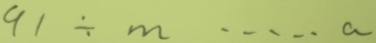
#> input picture notebooks/samples/HME100K/train_112177.jpg, 376 x 43 px
$ python -i img_preprocessing.py   (imports and definitions only)   (older library calls are emulated)
#> lines starting #> are read from the running program, lines starting #| are printed output that depends on the picture; after the words box and inside, x2 and y2 are one past the last pixel; in counts of white or black regions, pixels touching at a corner belong together
#> further down, picture is the input picture: shape (43, 376, 3); mean B, G, R 118.5, 193.9, 181.8
import cv2
import numpy as np
from skimage import exposure
import matplotlib.pyplot as plt

# RESIZE AND PAD

def resize_and_pad(img, target_width=400, target_height=96, pad_value=255):
    h, w = img.shape[:2]
    scale = min(target_width / w, target_height / h)
    new_w, new_h = int(w * scale), int(h * scale)
    resized = cv2.resize(img, (new_w, new_h), interpolation=cv2.INTER_AREA)
    canvas = np.full((target_height, target_width), pad_value, dtype=np.uint8)
    top = (target_height - new_h) // 2
    left = (target_width - new_w) // 2
    canvas[top:top+new_h, left:left+new_w] = resized
    return canvas

# BINARIZATION METHODS

def sauvola_binarize(img, window=35, k=0.20, R=128):
    img_f = img.astype(np.float32)
    mean = cv2.boxFilter(img_f, -1, (window, window))
    sqmean = cv2.boxFilter(img_f * img_f, -1, (window, window))
    var = sqmean - mean**2
    std = np.sqrt(np.maximum(var, 0))
    thresh = mean * (1 + k * ((std / R) - 1))
    return ((img_f > thresh).astype(np.uint8) * 255)

def adaptive_gaussian_binarize(img, blockSize=21, C=8):
    return cv2.adaptiveThreshold(img, 255, cv2.ADAPTIVE_THRESH_GAUSSIAN_C,
                                 cv2.THRESH_BINARY, blockSize, C)

# BLACK BORDER REMOVAL

def remove_black_border(img):
    """
    Removes black frame in binary images (0/255)
    """
    assert img.ndim == 2
    inv = 255 - img
    coords = cv2.findNonZero(inv)
    if coords is None:
        return img
    x, y, w, h = cv2.boundingRect(coords)
    return img[y:y+h, x:x+w]

# PERSPECTIVE CORRECTION

def order_points(pts):
    rect = np.zeros((4,2), dtype="float32")
    s = pts.sum(axis=1)
    diff = np.diff(pts, axis=1)
    rect[0] = pts[np.argmin(s)]
    rect[2] = pts[np.argmax(s)]
    rect[1] = pts[np.argmin(diff)]
    rect[3] = pts[np.argmax(diff)]
    return rect

def correct_perspective(img):
    if img.ndim == 3:
        gray = cv2.cvtColor(img, cv2.COLOR_BGR2GRAY)
    else:
        gray = img
    blur = cv2.GaussianBlur(gray, (5,5), 0)
    _, thresh = cv2.threshold(blur, 0, 255, cv2.THRESH_BINARY + cv2.THRESH_OTSU)
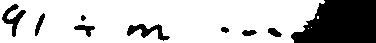
#> thresh: shape (43, 376); 75.7% white; 9 black regions
    contours,_ = cv2.findContours(thresh, cv2.RETR_EXTERNAL, cv2.CHAIN_APPROX_SIMPLE)
#> contours = 4 contours, 3 with area under 20; largest, box (x1, y1, x2, y2) and area: (0, 0, 325, 43) 12884
    if not contours:
        return gray
    c = max(contours, key=cv2.contourArea)
#> c = contour of 34 points, box (x1, y1, x2, y2) (0, 0, 325, 43), area 12884
    peri = cv2.arcLength(c, True)
#> peri = 732.2
    approx = cv2.approxPolyDP(c, 0.02*peri, True)
#> approx = [[0, 42], [293, 42], [324, 1], [0, 0]]
    if len(approx) != 4:
        return gray
    pts = approx.reshape(4,2)
#> pts = [[0, 42], [293, 42], [324, 1], [0, 0]]
    rect = order_points(pts)
#> in order_points, `s = pts.sum(axis=1)`: s = [42, 335, 325, 0]
#> in order_points, `diff = np.diff(pts, axis=1)`: diff = [42, -251, -323, 0]
#> rect = [[0, 0], [324, 1], [293, 42], [0, 42]]
    (tl,tr,br,bl) = rect
#> tl = [0, 0]; tr = [324, 1]; br = [293, 42]; bl = [0, 42]
    widthA = np.linalg.norm(br-bl)
#> widthA = 293
    widthB = np.linalg.norm(tr-tl)
#> widthB = 324
    heightA = np.linalg.norm(tr-br)
#> heightA = 51.4
    heightB = np.linalg.norm(tl-bl)
#> heightB = 42
    maxW, maxH = int(max(widthA, widthB)), int(max(heightA, heightB))
#> maxW = 324; maxH = 51
    dst = np.array([[0,0],[maxW-1,0],[maxW-1,maxH-1],[0,maxH-1]], dtype=np.float32)
#> dst = [[0, 0], [323, 0], [323, 50], [0, 50]]
    M = cv2.getPerspectiveTransform(rect, dst)
#> M = [[0.973, 0, 0], [-0.00332, 1.07, 0], [-6.63e-05, -0.00233, 1]]
    return cv2.warpPerspective(gray, M, (maxW, maxH))

# PREPROCESSING VARIANTS (BINARY ONLY)

def preprocess_variant_soft(img, W=400, H=96):
#> called with W = 400, H = 96
    sm = cv2.GaussianBlur(img, (3,3), 0)
    binary = sauvola_binarize(sm, window=35, k=0.15)
#> in sauvola_binarize, `return ((img_f > thresh).astype(np.uint8) * 255)`: returned value: shape (51, 324); 95.5% white; 10 black regions (2 under 20 px), largest, box (x1, y1, x2, y2) and area: (136, 28, 182, 47) 258, (3, 5, 25, 42) 194, (37, 16, 45, 41) 70
    return resize_and_pad(binary, W, H)

def preprocess_variant_hard(img, W=400, H=96):
    binary = adaptive_gaussian_binarize(img, blockSize=21, C=8)
#> in adaptive_gaussian_binarize, `return cv2.adaptiveThreshold(img, 255, cv2.ADAPTIVE_THRESH_GAUSSIAN_C,..`:
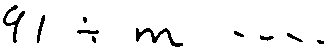
#> returned value: shape (51, 324); 94.9% white; 10 black regions, largest, box (x1, y1, x2, y2) and area: (136, 28, 183, 47) 264, (3, 5, 25, 43) 218, (37, 15, 45, 43) 89
    if np.mean(binary) < 128:
        binary = 255 - binary
    binary = remove_black_border(binary)
#> in remove_black_border, `coords = cv2.findNonZero(inv)`: coords = contour of 836 points, box (x1, y1, x2, y2) (3, 5, 324, 47), area 594
#> in remove_black_border, `x, y, w, h = cv2.boundingRect(coords)`: x = 3; y = 5; w = 321; h = 42
#> in remove_black_border, `return img[y:y+h, x:x+w]`: returned value: shape (42, 321); 93.8% white; 10 black regions, largest, box (x1, y1, x2, y2) and area: (133, 23, 180, 42) 264, (0, 0, 22, 38) 218, (34, 10, 42, 38) 89
    k = np.ones((2,2), np.uint8)
    cleaned = cv2.morphologyEx(binary, cv2.MORPH_CLOSE, k)
#> cleaned: shape (42, 321); 93.8% white; 10 black regions (1 under 20 px), largest, box (x1, y1, x2, y2) and area: (134, 24, 181, 42) 258, (0, 0, 23, 39) 226, (35, 11, 43, 39) 89
    cleaned = cv2.morphologyEx(cleaned, cv2.MORPH_OPEN, k)
#> cleaned: shape (42, 321); 93.9% white; 10 black regions (1 under 20 px), largest, box (x1, y1, x2, y2) and area: (135, 25, 182, 42) 248, (0, 0, 24, 40) 234, (36, 12, 44, 40) 89
    return resize_and_pad(cleaned, W, H)
#> call 2 of resize_and_pad, with target_width = 400, target_height = 96, pad_value = 255
#> in resize_and_pad (call 2), `canvas[top:top+new_h, left:left+new_w] = resized`:
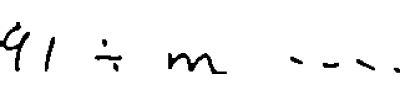
#> canvas: shape (96, 400); min 0, max 255, mean 246.5

# BEST VARIANT SELECTION

def get_best_soft_hard_image(img, W=400, H=96):
    """
    Selects the best binarized variant between soft and hard.
    Prefers solid text and penalizes tiny noisy specks.
    """
    if img.ndim == 3:
        img = cv2.cvtColor(img, cv2.COLOR_BGR2GRAY)

    soft_img = preprocess_variant_soft(img, W, H)
    hard_img = preprocess_variant_hard(img, W, H)

    def score(im):

        # invert
        text = (255 - im) // 255
#> text: shape (96, 400); values 0 (black) and 1 (white), 2% white; 11 white regions (2 under 20 px), largest, box (x1, y1, x2, y2) and area: (168, 52, 223, 74) 274, (4, 32, 30, 68) 154, (46, 37, 55, 66) 71
        text_u8 = text.astype(np.uint8)

        # connected components
        num_labels, labels, stats, _ = cv2.connectedComponentsWithStats(text_u8, connectivity=8)
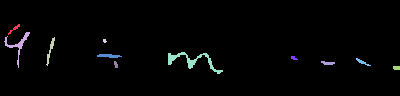
#> labels: shape (96, 400) int32; 12 distinct labels, from 0 to 11; one colour per label, 0 black
#> num_labels = 12; stats = [[0, 0, 400, 96, 37643], [8, 24, 12, 11, 33], [4, 32, 26, 36, 154], [46, 37, 9, 29, 71], [103, 39, 4, 4, 12], [168, 52, 55, 22, 274], [97, 54, 25, 4, 70], [291, 56, 7, 4, 19], [356, 58, 15, 8, 37], [114, 61, 4, 7, 21], [321, 61, 14, 4, 39], [393, 66, 7, 4, 27]]

        # ignore background label 0
        areas = stats[1:, cv2.CC_STAT_AREA]
#> areas = [33, 154, 71, 12, 274, 70, 19, 37, 21, 39, 27]
        if len(areas) == 0:
            return 0

        # filter out tiny components as noise
        good_components = areas[areas >= 10]
#> good_components = [33, 154, 71, 12, 274, 70, 19, 37, 21, 39, 27]
        if len(good_components) == 0:
            return 0

        # average size of significant components
        avg_size = np.mean(good_components)
#> avg_size = 68.82

        # coverage fraction of significant components
        coverage = np.sum(good_components) / text.size
#> coverage = 0.0197

        # Sobel inside significant components
        mask = np.isin(labels, np.where(areas >= 10)[0]+1).astype(np.uint8)
        sobelx = cv2.Sobel(im, cv2.CV_64F, 1, 0, ksize=3)
        sobely = cv2.Sobel(im, cv2.CV_64F, 0, 1, ksize=3)
        edge_mag = np.sqrt(sobelx**2 + sobely**2)
        edge_score = np.sum(edge_mag * mask)
#> edge_score = 271009.1

        return edge_score * coverage * (avg_size / 100)

    score_soft = score(soft_img)
#> score_soft = 3676.6
    score_hard = score(hard_img)
#> in score (call 2), `text = (255 - im) // 255`: text: shape (96, 400); values 0 (black) and 1 (white), 2.3% white; 10 white regions (2 under 20 px), largest, box (x1, y1, x2, y2) and area: (169, 53, 226, 74) 268, (0, 22, 29, 71) 255, (45, 37, 54, 71) 93
#> in score (call 2), `num_labels, labels, stats, _ = cv2.connectedComponentsWithStats(text_u..`:
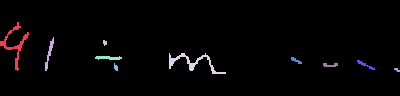
#> labels: shape (96, 400) int32; 11 distinct labels, from 0 to 10; one colour per label, 0 black
#> in score (call 2), `num_labels, labels, stats, _ = cv2.connectedComponentsWithStats(text_u..`: num_labels = 11; stats = [[0, 0, 400, 96, 37523], [0, 22, 29, 49, 255], [45, 37, 9, 34, 93], [103, 40, 4, 6, 18], [169, 53, 57, 21, 268], [95, 56, 27, 4, 81], [291, 57, 11, 7, 34], [357, 60, 18, 10, 48], [114, 63, 4, 8, 22], [323, 63, 15, 4, 43], [394, 68, 6, 4, 15]]
#> in score (call 2), `areas = stats[1:, cv2.CC_STAT_AREA]`: areas = [255, 93, 18, 268, 81, 34, 48, 22, 43, 15]
#> in score (call 2), `avg_size = np.mean(good_components)`: avg_size = 87.7
#> in score (call 2), `coverage = np.sum(good_components) / text.size`: coverage = 0.0228
#> in score (call 2), `sobely = cv2.Sobel(im, cv2.CV_64F, 0, 1, ksize=3)`:
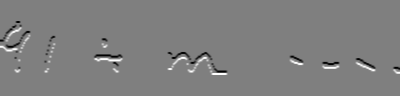
#> sobely: shape (96, 400) float64; min -1020, max 1020, mean 0; drawn with min black and max white
#> in score (call 2), `edge_mag = np.sqrt(sobelx**2 + sobely**2)`:
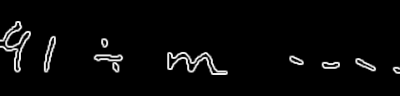
#> edge_mag: shape (96, 400) float64; min 0, max 1092.8, mean 36.1; drawn with min black and max white
#> in score (call 2), `edge_score = np.sum(edge_mag * mask)`: edge_score = 307795.2
#> score_hard = 6165

    if score_hard >= score_soft:
        return hard_img, 'hard'
    else:
        return soft_img, 'soft'


# UNIVERSAL PIPELINE

def preprocess_photo_universal(img, W=400, H=96):
    warped = correct_perspective(img)
    soft = preprocess_variant_soft(warped, W, H)
    hard = preprocess_variant_hard(warped, W, H)
    best, best_name = get_best_soft_hard_image(warped, W, H)
#> best_name = 'hard'
    return {'soft': soft, 'hard': hard, 'best': best, 'best_name': best_name}

# DISPLAY UTILITIES

def show_variants(d):
    """
    Displays soft, hard, and best variants side by side
    """
    plt.figure(figsize=(12,4))
    for i, (name,img) in enumerate(d.items()):
        if name == 'best_name':
            continue
        plt.subplot(1,3,i+1)
        plt.imshow(img, cmap='gray')
        plt.title(name if name != 'best' else d['best_name'])
        plt.axis('off')
    plt.show()

>>> import cv2
>>> picture = cv2.imread('../samples/HME100K/train_112177.jpg')
>>> result = preprocess_photo_universal(picture)
#> result = 4 items

$ run again, on notebooks/samples/HME100K/train_24723.jpg
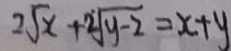
#> input picture notebooks/samples/HME100K/train_24723.jpg, 231 x 51 px
#> picture is the input picture: shape (51, 231, 3); mean B, G, R 138.7, 133.3, 138.6
#> in correct_perspective, `_, thresh = cv2.threshold(blur, 0, 255, cv2.THRESH_BINARY + cv2.THRESH..`:
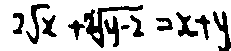
#> thresh: shape (51, 231); 79.4% white; 12 black regions
#> contours = 2 contours, 1 with area under 20; largest, box (x1, y1, x2, y2) and area: (0, 0, 231, 51) 11161
#> c = contour of 52 points, box (x1, y1, x2, y2) (0, 0, 231, 51), area 11161
#> peri = 662.1
#> approx = [[0, 0], [0, 50], [218, 50], [214, 10], [230, 41], [230, 0]]
#> inv: shape (51, 231); 18.3% white; 18 white regions (5 under 20 px), largest, box (x1, y1, x2, y2) and area: (84, 4, 143, 48) 480, (26, 4, 50, 44) 245, (213, 10, 230, 51) 233
#> coords = contour of 2158 points, box (x1, y1, x2, y2) (12, 4, 230, 51), area 23
#> in remove_black_border, `x, y, w, h = cv2.boundingRect(coords)`: x = 12; y = 4; w = 218; h = 47
#> resized: shape (86, 400)
#> text: shape (96, 400); values 0 (black) and 1 (white), 15.2% white; 12 white regions, largest, box (x1, y1, x2, y2) and area: (146, 13, 247, 85) 1279, (369, 23, 398, 92) 638, (46, 11, 86, 79) 622
#> labels: shape (96, 400) int32; 13 distinct labels, from 0 to 12
#> num_labels = 13; stats = 13 rows, first 6: [0, 0, 400, 96, 32547], [46, 11, 40, 68, 622], [146, 13, 101, 72, 1279], [369, 23, 29, 69, 638], [21, 25, 20, 39, 393], [305, 25, 37, 42, 564]
#> areas = [622, 1279, 638, 393, 564, 412, 347, 354, 454, 356, 347, 87]
#> good_components has the same summary as areas
#> avg_size = 487.8
#> coverage = 0.152
#> edge_score = 1019620.8
#> score_soft = 758024.6
#> text: shape (96, 400); values 0 (black) and 1 (white), 15.3% white; 15 white regions (1 under 20 px), largest, box (x1, y1, x2, y2) and area: (136, 11, 244, 87) 1265, (30, 5, 73, 81) 743, (373, 20, 400, 91) 550
#> labels: shape (96, 400) int32; 16 distinct labels, from 0 to 15
#> num_labels = 16; stats = 16 rows, first 6: [0, 0, 400, 96, 32523], [30, 5, 43, 76, 743], [136, 11, 108, 76, 1265], [149, 18, 6, 7, 36], [373, 20, 27, 71, 550], [305, 24, 39, 43, 534]
#> areas = [743, 1265, 36, 550, 534, 378, 406, 329, 363, 486, 377, 286, 94, 6, 24]
#> good_components = [743, 1265, 36, 550, 534, 378, 406, 329, 363, 486, 377, 286, 94, 24]
#> avg_size = 419.4
#> coverage = 0.153
#> in score (call 2), `edge_mag = np.sqrt(sobelx**2 + sobely**2)`:
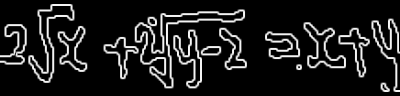
#> edge_mag: shape (96, 400) float64; min 0, max 1065.5, mean 124.5; drawn with min black and max white
#> edge_score = 1128465.7
#> score_hard = 723524.5
#> best_name = 'soft'
#> result = 4 items

$ run again, on notebooks/samples/HME100K/train_48823.jpg
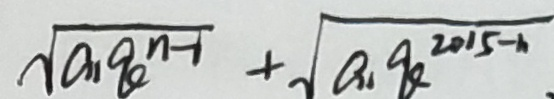
#> input picture notebooks/samples/HME100K/train_48823.jpg, 554 x 99 px
#> picture is the input picture: shape (99, 554, 3); mean B, G, R 191.4, 193.6, 191
#> in correct_perspective, `_, thresh = cv2.threshold(blur, 0, 255, cv2.THRESH_BINARY + cv2.THRESH..`:
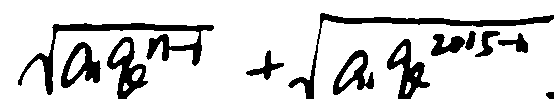
#> thresh: shape (99, 554); 83.3% white; 12 black regions
#> contours = 8 contours, 1 with area under 20; largest, box (x1, y1, x2, y2) and area: (0, 0, 554, 99) 33225, (314, 19, 554, 99) 16138, (113, 42, 130, 63) 156, (394, 46, 406, 62) 77, (132, 69, 142, 81) 64, (405, 82, 411, 94) 32, (123, 83, 129, 91) 24
#> c = contour of 182 points, box (x1, y1, x2, y2) (0, 0, 554, 99), area 33225
#> peri = 1538.2
#> approx = [[0, 98], [117, 98], [124, 36], [127, 98], [305, 98], [321, 12], [553, 0], [0, 0]]
#> inv: shape (99, 554); 15.2% white; 16 white regions, largest, box (x1, y1, x2, y2) and area: (288, 12, 554, 99) 1756, (17, 23, 215, 96) 1750, (107, 37, 150, 99) 886
#> coords = contour of 8318 points, box (x1, y1, x2, y2) (17, 12, 554, 99), area 14193
#> in remove_black_border, `x, y, w, h = cv2.boundingRect(coords)`: x = 17; y = 12; w = 537; h = 87
#> resized: shape (64, 400)
#> text: shape (96, 400); values 0 (black) and 1 (white), 9.6% white; 12 white regions, largest, box (x1, y1, x2, y2) and area: (13, 29, 155, 80) 957, (208, 21, 400, 83) 799, (279, 40, 311, 83) 378
#> labels: shape (96, 400) int32; 13 distinct labels, from 0 to 12
#> num_labels = 13; stats = 13 rows, first 6: [0, 0, 400, 96, 34724], [208, 21, 192, 62, 799], [13, 29, 142, 51, 957], [336, 35, 6, 12, 41], [343, 35, 18, 18, 94], [312, 37, 23, 15, 180]
#> areas = [799, 957, 41, 94, 180, 112, 358, 378, 299, 151, 283, 24]
#> good_components has the same summary as areas
#> avg_size = 306.3
#> coverage = 0.0957
#> edge_score = 1027374.4
#> score_soft = 301277.9
#> text: shape (96, 400); values 0 (black) and 1 (white), 8% white; 18 white regions (1 under 20 px), largest, box (x1, y1, x2, y2) and area: (228, 16, 400, 28) 536, (0, 26, 148, 79) 522, (69, 36, 99, 80) 322
#> labels: shape (96, 400) int32; 19 distinct labels, from 0 to 18
#> num_labels = 19; stats = 19 rows, first 6: [0, 0, 400, 96, 35320], [228, 16, 172, 12, 536], [0, 26, 148, 53, 522], [204, 27, 24, 53, 151], [336, 32, 7, 13, 44], [342, 32, 19, 19, 100]
#> areas = 18 values, max 536 at index 0, min 11 at index 17, mean 171.1
#> good_components has the same summary as areas
#> avg_size = 171.1
#> coverage = 0.0802
#> in score (call 2), `edge_mag = np.sqrt(sobelx**2 + sobely**2)`:
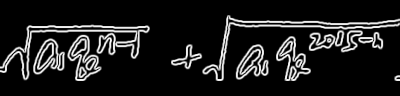
#> edge_mag: shape (96, 400) float64; min 0, max 1088.5, mean 126.3; drawn with min black and max white
#> edge_score = 1018780.3
#> score_hard = 139822.9
#> best_name = 'soft'
#> result = 4 items
